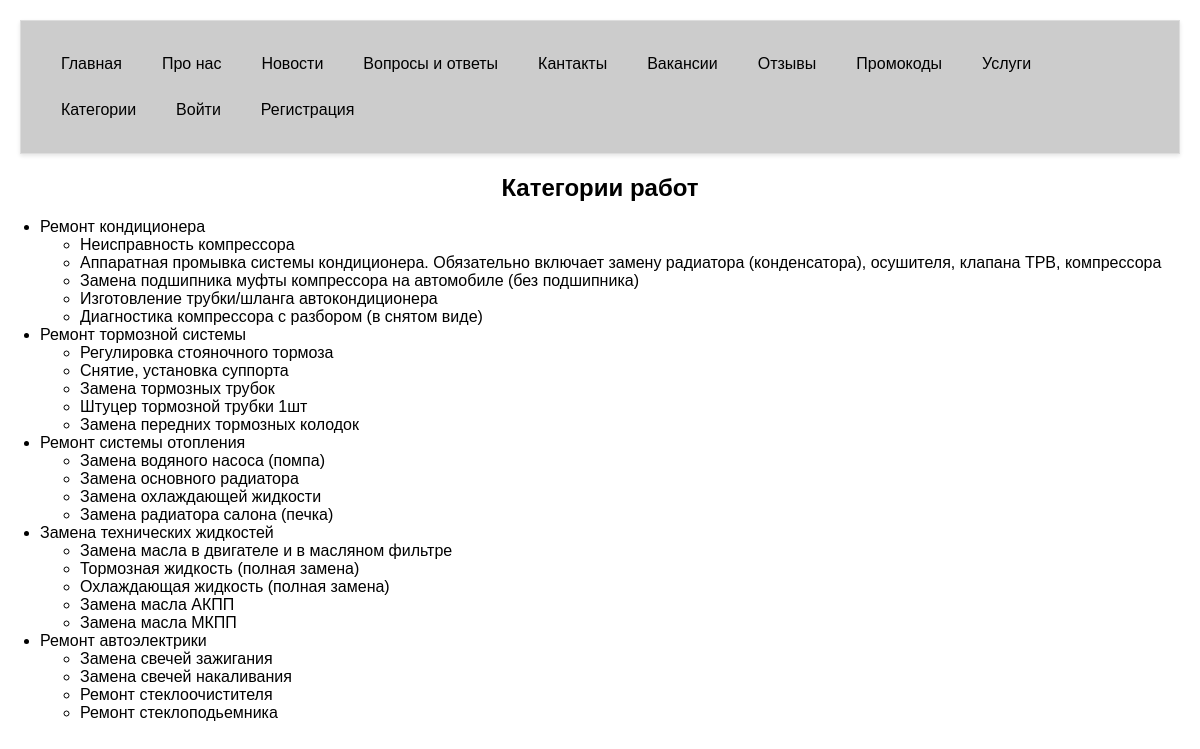
Screenshot of /catigories/ with the database file from the repository.
### sto/models.py (models this page shows, shortened)
class Categories(models.Model):
    name = models.CharField(max_length=255)

class Cars(models.Model):
    name = models.CharField(max_length=255)
    code = models.CharField(max_length=9)
    instructions = models.TextField()
    description = models.TextField()
    cost = models.PositiveIntegerField(default=1)
    photo = models.ImageField(upload_to='images/')
    categories = models.ForeignKey(Categories, related_name="cars", on_delete=models.CASCADE)
    suppliers = models.ForeignKey(Supplier, related_name="suppliers", on_delete=models.CASCADE)

### sto/views.py (the view)
# urls.py: path('catigories/', views.CatigoriesListView.as_view(), name='catigories'),
class CatigoriesListView(View):
    model = Categories
    def get(self, request, *args, **kwargs):
        type_med = Categories.objects.all()
        return render(request, "car_categories.html", {'categories': type_med})

### sto/templates/car_categories.html (shortened to what this page needs)
<!DOCTYPE html>
<html lang="en">
<head>
</head>
<div class="navbar">
    <a href="{% url 'home' %}">Главная</a>
    <a href="{% url 'about' %}">Прo нас</a>
    <a href="{% url 'news' %}">Новости</a>
    <a href="{% url 'terms' %}">Вопросы и ответы</a>
    <a href="{% url 'contacts' %}">Кантакты</a>
    <a href="{% url 'vacancies' %}">Вакансии</a>
    <a href="{% url 'reviews' %}">Отзывы</a>
    <a href="{% url 'promocodes' %}">Промокоды</a>
    <a href="{% url 'cars' %}">Услуги</a>
    <a href="{% url 'catigories' %}">Категории</a>
    {% if user.is_authenticated %}
        {% if is_super %}
            <a href="{% url 'suppliers' %}">Поставщики</a>
            <a href="{% url 'departments' %}">Филиалы</a>
            <a href="{% url 'department_revenue_chart' %}">Графики выручки по филиалам</a>
            <a href="{% url 'pribor_stat' %}">Статистика по услугам</a>
            <a href="{% url 'clients' %}">Статистика клиентов</a>
            <a href="{% url 'sales' %}">Продаж</a>
            <a href="{% url 'logout' %}">Выйти</a>
        {% elif user.is_staff %}
            <a href="{% url 'suppliers' %}">Поставщики</a>
            <a href="{% url 'orders' %}">Заказы</a>
            <a href="{% url 'logout' %}">Выйти</a>
        {% else %}
            <a href="{% url 'departments' %}">Филиалы</a>
            <a href="{% url 'deteil_facts' %}">Факты</a>
            <a href="{% url 'logout' %}">Выйти</a>
        {% endif %}
    {% else %}
        <a href="{% url 'login' %}">Войти</a>
        <a href="{% url 'register' %}">Регистрация</a>
    {% endif %}
</div>
<body>
    <h1>Категории работ</h1>
    <ul>
        {% for category in categories %}
        <li>{{ category.name }}</li>
        <ul>
            {% for car in category.cars.all %}
            <li>{{ car.name }}</li>
            {% endfor %}
        </ul>
        {% endfor %}
    </ul>
</body>
</html>

### sto/templates/car_categories.html (style rules this page uses)
body { font-family: Arial, sans-serif; margin: 0; padding: 0; }
.navbar { background-color: #333; background-color: #ccc; overflow: hidden; }
.navbar a { float: left; display: block; color: black; text-align: center; padding: 14px 20px; text-decoration: none; }
h1 { font-size: 24px; text-align: center; margin-top: 20px; }
div { margin: 20px; padding: 20px; background-color: #f9f9f9; border: 1px solid #ddd; box-shadow: 0 2px 4px rgba(0, 0, 0, 0.1); }

### rows the page displays
Categories: name "Ремонт кондиционера"
Cars: name "Неисправность компрессора"
Cars: name "Аппаратная промывка системы кондиционера. Обязательно включает замену радиатора (конденсатора), осушителя, клапана ТРВ, компрессора"
Cars: name "Замена подшипника муфты компрессора на автомобиле (без подшипника)"
Cars: name "Изготовление трубки/шланга автокондиционера"
Cars: name "Диагностика компрессора с разбором (в снятом виде)"
Categories: name "Ремонт тормозной системы"
Cars: name "Регулировка стояночного тормоза"
Cars: name "Cнятие, установка суппорта"
Cars: name "Замена тормозных трубок"
Cars: name "Штуцер тормозной трубки 1шт"
Cars: name "Замена передних тормозных колодок"
Categories: name "Ремонт системы отопления"
Cars: name "Замена водяного насоса (помпа)"
Cars: name "Замена основного радиатора"
Cars: name "Замена охлаждающей жидкости"
Cars: name "Замена радиатора салона (печка)"
Categories: name "Замена технических жидкостей"
Cars: name "Замена масла в двигателе и в масляном фильтре"
Cars: name "Тормозная жидкость (полная замена)"
Cars: name "Охлаждающая жидкость (полная замена)"
Cars: name "Замена масла АКПП"
Cars: name "Замена масла МКПП"
Categories: name "Ремонт автоэлектрики"
Cars: name "Замена свечей зажигания"
Cars: name "Замена свечей накаливания"
Cars: name "Ремонт стеклоочистителя"
Cars: name "Ремонт стеклоподьемника"
